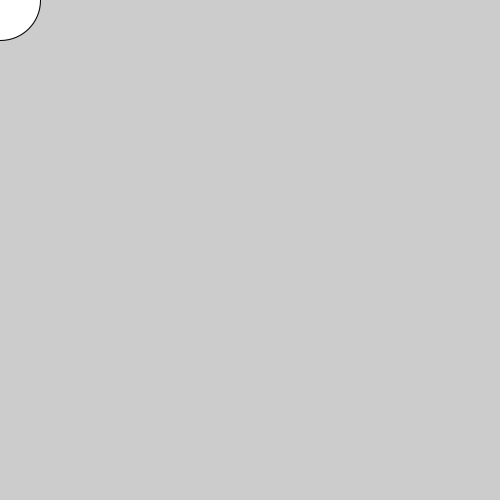
Frame 1 (no input)
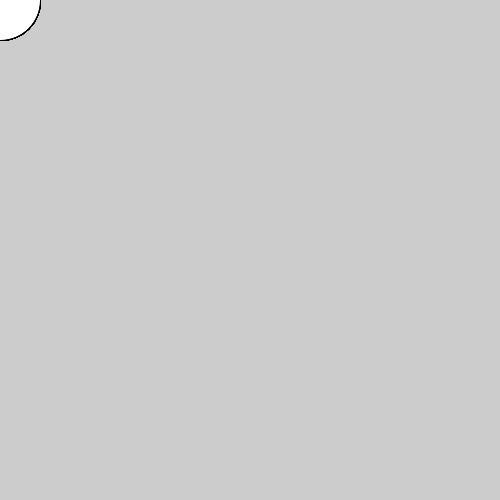
Frame 60 (the mouse pressed at the canvas centre just before this capture)
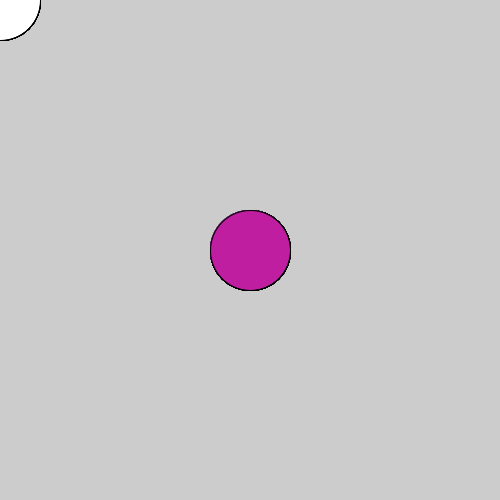
Frame 120 (the mouse held since frame 60 and released just before this capture)

The Processing sketch that drew these frames (run headless with seeded random() and noise(); from frame 60 on, the mouse is pressed at the canvas centre):

// Processing sketch: build
// ── build.pde

void setup() {
  size(500,500);
 
}

void draw(){
   if (mousePressed) {
    fill (random (0,255), random (0,255), random (0,255));
  } else {
    fill(255);
  }
  ellipse(mouseX, mouseY, 80, 80);
  
}
